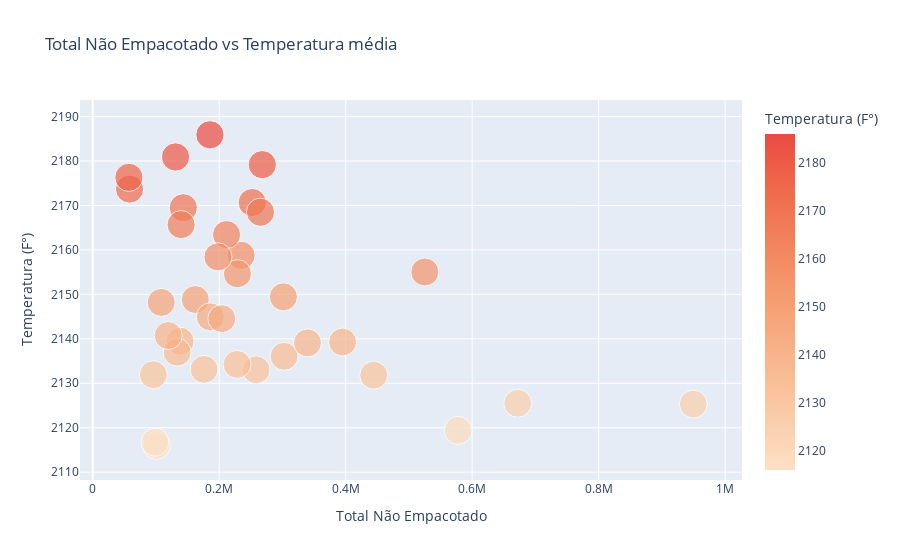
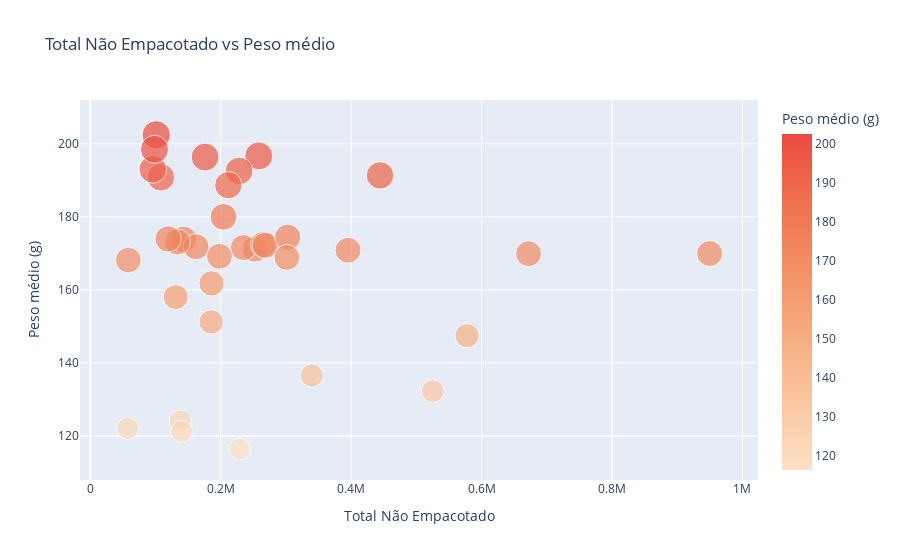
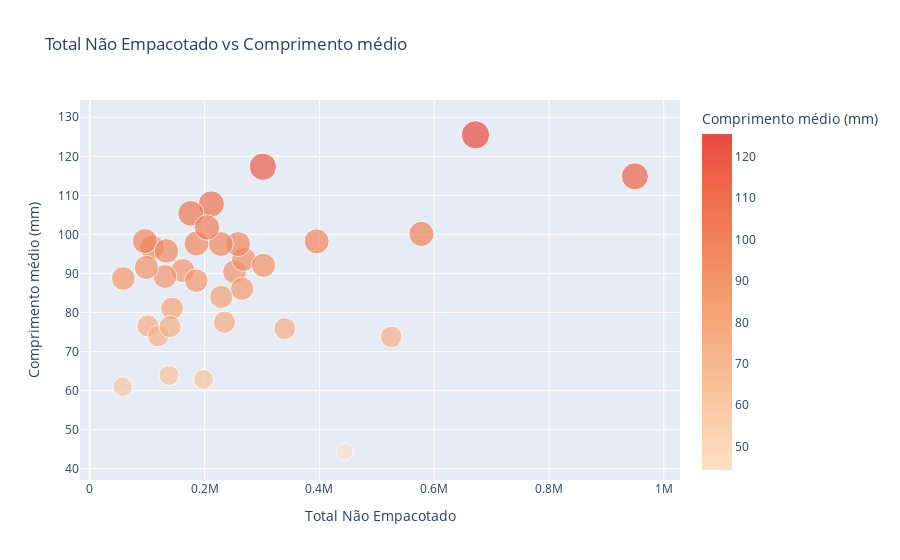
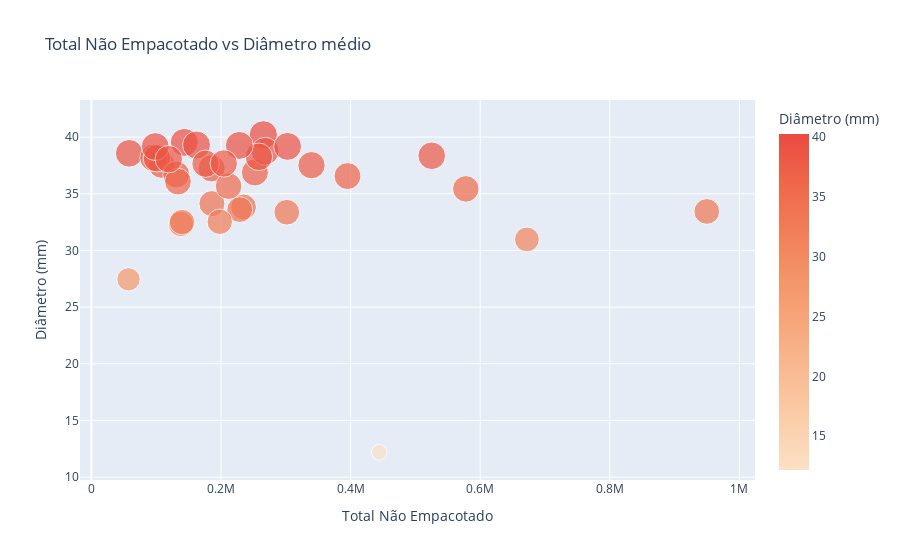

The notebook cell saved with these charts, in order:
### Markdown cell above
### Visualização

### Code cell
fig1 = px.scatter(df, 
                  x='Total Não Empacotado', 
                  y='Temperatura (F°)', 
                  title='Total Não Empacotado vs Temperatura média', 
                  color='Temperatura (F°)',  # Cor de acordo com a Temperatura
                  size='Temperatura (F°)',    # Tamanho de acordo com o Peso médio
                  color_continuous_scale='peach')  # Escala de cores personalizada
fig1.show()

fig2 = px.scatter(df, 
                  x='Total Não Empacotado', 
                  y='Peso médio (g)', 
                  title='Total Não Empacotado vs Peso médio', 
                  color='Peso médio (g)',  # Cor de acordo com a Temperatura
                  size='Peso médio (g)',    # Tamanho de acordo com o Peso médio
                  color_continuous_scale='peach')  # Escala de cores personalizada
fig2.show()

fig3 = px.scatter(df, 
                  x='Total Não Empacotado', 
                  y='Comprimento médio (mm)', 
                  title='Total Não Empacotado vs Comprimento médio', 
                  color='Comprimento médio (mm)',  # Cor de acordo com a Temperatura
                  size='Comprimento médio (mm)',    # Tamanho de acordo com o Peso médio
                  color_continuous_scale='peach')  # Escala de cores personalizada
fig3.show()

fig4 = px.scatter(df, 
                  x='Total Não Empacotado', 
                  y='Diâmetro (mm)', 
                  title='Total Não Empacotado vs Diâmetro médio', 
                  color='Diâmetro (mm)',  # Cor de acordo com a Temperatura
                  size='Diâmetro (mm)',    # Tamanho de acordo com o Peso médio
                  color_continuous_scale='peach') 

fig4.show()

fig5 = px.scatter(df, 
                  x='Total Não Empacotado', 
                  y='Área da gota (mm)', 
                  title='Total Não Empacotado vs Área da gota média', 
                  color='Área da gota (mm)',  # Cor de acordo com a Temperatura
                  size='Área da gota (mm)',    # Tamanho de acordo com o Peso médio
                  color_continuous_scale='peach')

fig5.show()

fig6 = px.scatter(df, 
                  x='Total Empacotado', 
                  y='Total de Frascos', 
                  title='Total Não Empacotado vs Total de Frascos produzidos', 
                  color='Total Empacotado',  # Cor de acordo com a Temperatura
                  size='Total Empacotado',    # Tamanho de acordo com o Peso médio
                  color_continuous_scale='peach')

fig6.show()

### Figure 1 — Plotly figure (JSON) as saved in the notebook; plotly's stock layout.template omitted (floating-point values rounded to 4 significant figures)
{"data": [{"hovertemplate": "Total Não Empacotado=%{x}<br>Temperatura (F°)=%{marker.color}<extra></extra>", "legendgroup": "", "marker": {"color": [2126.0, 2174.0, 2119.0, 2171.0, 2139.0, 2176.0, 2132.0, 2125.0, 2159.0, 2148.0, 2168.0, 2179.0, 2133.0, 2155.0, 2169.0, 2149.0, 2134.0, 2132.0, 2139.0, 2116.0, 2145.0, 2181.0, 2186.0, 2155.0, 2163.0, 2136.0, 2117.0, 2139.0, 2137, 2141.0, 2133.0, 2145.0, 2158.0, 2166.0, 2149.0], "coloraxis": "coloraxis", "size": [2126.0, 2174.0, 2119.0, 2171.0, 2139.0, 2176.0, 2132.0, 2125.0, 2159.0, 2148.0, 2168.0, 2179.0, 2133.0, 2155.0, 2169.0, 2149.0, 2134.0, 2132.0, 2139.0, 2116.0, 2145.0, 2181.0, 2186.0, 2155.0, 2163.0, 2136.0, 2117.0, 2139.0, 2137, 2141.0, 2133.0, 2145.0, 2158.0, 2166.0, 2149.0], "sizemode": "area", "sizeref": 5.465, "symbol": "circle"}, "mode": "markers", "name": "", "orientation": "v", "showlegend": false, "type": "scatter", "x": [671998, 58334, 577760, 252256, 395178, 57200, 444290, 949682, 234698, 108312, 265302, 268142, 258358, 228844, 143262, 162190, 228242, 95864, 138188, 101026, 185934, 130962, 185386, 525154, 211670, 302674, 98496, 339618, 133568, 119350, 176078, 204188, 198044, 139794, 301492], "xaxis": "x", "y": [2126.0, 2174.0, 2119.0, 2171.0, 2139.0, 2176.0, 2132.0, 2125.0, 2159.0, 2148.0, 2168.0, 2179.0, 2133.0, 2155.0, 2169.0, 2149.0, 2134.0, 2132.0, 2139.0, 2116.0, 2145.0, 2181.0, 2186.0, 2155.0, 2163.0, 2136.0, 2117.0, 2139.0, 2137, 2141.0, 2133.0, 2145.0, 2158.0, 2166.0, 2149.0], "yaxis": "y"}], "layout": {"coloraxis": {"colorbar": {"title": {"text": "Temperatura (F°)"}}, "colorscale": [[0, "rgb(253, 224, 197)"], [0.1667, "rgb(250, 203, 166)"], [0.3333, "rgb(248, 181, 139)"], [0.5, "rgb(245, 158, 114)"], [0.6667, "rgb(242, 133, 93)"], [0.8333, "rgb(239, 106, 76)"], [1, "rgb(235, 74, 64)"]]}, "legend": {"itemsizing": "constant", "tracegroupgap": 0}, "title": {"text": "Total Não Empacotado vs Temperatura média"}, "xaxis": {"anchor": "y", "domain": [0, 1], "title": {"text": "Total Não Empacotado"}}, "yaxis": {"anchor": "x", "domain": [0, 1], "title": {"text": "Temperatura (F°)"}}}}

### Figure 2 — Plotly figure (JSON) as saved in the notebook; plotly's stock layout.template omitted (floating-point values rounded to 4 significant figures)
{"data": [{"hovertemplate": "Total Não Empacotado=%{x}<br>Peso médio (g)=%{marker.color}<extra></extra>", "legendgroup": "", "marker": {"color": [169.9, 168.2, 147.5, 171.2, 170.9, 122.1, 191.4, 170.0, 171.6, 190.8, 172.4, 172.2, 196.7, 116.4, 173.9, 171.8, 192.6, 193.0, 124.1, 202.5, 161.8, 158.0, 151.2, 132.3, 188.7, 174.4, 198.5, 136.5, 173.1, 173.9, 196.4, 180, 169.2, 121.3, 168.9], "coloraxis": "coloraxis", "size": [169.9, 168.2, 147.5, 171.2, 170.9, 122.1, 191.4, 170.0, 171.6, 190.8, 172.4, 172.2, 196.7, 116.4, 173.9, 171.8, 192.6, 193.0, 124.1, 202.5, 161.8, 158.0, 151.2, 132.3, 188.7, 174.4, 198.5, 136.5, 173.1, 173.9, 196.4, 180, 169.2, 121.3, 168.9], "sizemode": "area", "sizeref": 0.5062, "symbol": "circle"}, "mode": "markers", "name": "", "orientation": "v", "showlegend": false, "type": "scatter", "x": [671998, 58334, 577760, 252256, 395178, 57200, 444290, 949682, 234698, 108312, 265302, 268142, 258358, 228844, 143262, 162190, 228242, 95864, 138188, 101026, 185934, 130962, 185386, 525154, 211670, 302674, 98496, 339618, 133568, 119350, 176078, 204188, 198044, 139794, 301492], "xaxis": "x", "y": [169.9, 168.2, 147.5, 171.2, 170.9, 122.1, 191.4, 170.0, 171.6, 190.8, 172.4, 172.2, 196.7, 116.4, 173.9, 171.8, 192.6, 193.0, 124.1, 202.5, 161.8, 158.0, 151.2, 132.3, 188.7, 174.4, 198.5, 136.5, 173.1, 173.9, 196.4, 180, 169.2, 121.3, 168.9], "yaxis": "y"}], "layout": {"coloraxis": {"colorbar": {"title": {"text": "Peso médio (g)"}}, "colorscale": [[0, "rgb(253, 224, 197)"], [0.1667, "rgb(250, 203, 166)"], [0.3333, "rgb(248, 181, 139)"], [0.5, "rgb(245, 158, 114)"], [0.6667, "rgb(242, 133, 93)"], [0.8333, "rgb(239, 106, 76)"], [1, "rgb(235, 74, 64)"]]}, "legend": {"itemsizing": "constant", "tracegroupgap": 0}, "title": {"text": "Total Não Empacotado vs Peso médio"}, "xaxis": {"anchor": "y", "domain": [0, 1], "title": {"text": "Total Não Empacotado"}}, "yaxis": {"anchor": "x", "domain": [0, 1], "title": {"text": "Peso médio (g)"}}}}

### Figure 3 — Plotly figure (JSON) as saved in the notebook; plotly's stock layout.template omitted (floating-point values rounded to 4 significant figures)
{"data": [{"hovertemplate": "Total Não Empacotado=%{x}<br>Comprimento médio (mm)=%{marker.color}<extra></extra>", "legendgroup": "", "marker": {"color": [125.5, 88.73, 100.1, 90.4, 98.23, 61, 44.37, 114.9, 77.51, 96.67, 86.08, 93.64, 97.51, 84, 81.03, 90.74, 97.54, 98.28, 63.9, 76.57, 97.67, 89.23, 88.16, 73.79, 107.8, 92.07, 91.56, 75.85, 95.77, 74, 105.4, 101.8, 62.87, 76.4, 117.3], "coloraxis": "coloraxis", "size": [125.5, 88.73, 100.1, 90.4, 98.23, 61, 44.37, 114.9, 77.51, 96.67, 86.08, 93.64, 97.51, 84, 81.03, 90.74, 97.54, 98.28, 63.9, 76.57, 97.67, 89.23, 88.16, 73.79, 107.8, 92.07, 91.56, 75.85, 95.77, 74, 105.4, 101.8, 62.87, 76.4, 117.3], "sizemode": "area", "sizeref": 0.3138, "symbol": "circle"}, "mode": "markers", "name": "", "orientation": "v", "showlegend": false, "type": "scatter", "x": [671998, 58334, 577760, 252256, 395178, 57200, 444290, 949682, 234698, 108312, 265302, 268142, 258358, 228844, 143262, 162190, 228242, 95864, 138188, 101026, 185934, 130962, 185386, 525154, 211670, 302674, 98496, 339618, 133568, 119350, 176078, 204188, 198044, 139794, 301492], "xaxis": "x", "y": [125.5, 88.73, 100.1, 90.4, 98.23, 61, 44.37, 114.9, 77.51, 96.67, 86.08, 93.64, 97.51, 84, 81.03, 90.74, 97.54, 98.28, 63.9, 76.57, 97.67, 89.23, 88.16, 73.79, 107.8, 92.07, 91.56, 75.85, 95.77, 74, 105.4, 101.8, 62.87, 76.4, 117.3], "yaxis": "y"}], "layout": {"coloraxis": {"colorbar": {"title": {"text": "Comprimento médio (mm)"}}, "colorscale": [[0, "rgb(253, 224, 197)"], [0.1667, "rgb(250, 203, 166)"], [0.3333, "rgb(248, 181, 139)"], [0.5, "rgb(245, 158, 114)"], [0.6667, "rgb(242, 133, 93)"], [0.8333, "rgb(239, 106, 76)"], [1, "rgb(235, 74, 64)"]]}, "legend": {"itemsizing": "constant", "tracegroupgap": 0}, "title": {"text": "Total Não Empacotado vs Comprimento médio"}, "xaxis": {"anchor": "y", "domain": [0, 1], "title": {"text": "Total Não Empacotado"}}, "yaxis": {"anchor": "x", "domain": [0, 1], "title": {"text": "Comprimento médio (mm)"}}}}

### Figure 4 — Plotly figure (JSON) as saved in the notebook; plotly's stock layout.template omitted (floating-point values rounded to 4 significant figures)
{"data": [{"hovertemplate": "Total Não Empacotado=%{x}<br>Diâmetro (mm)=%{marker.color}<extra></extra>", "legendgroup": "", "marker": {"color": [30.97, 38.57, 35.43, 36.88, 36.56, 27.45, 12.19, 33.44, 33.83, 37.57, 40.2, 38.75, 38.26, 33.6, 39.53, 39.3, 39.26, 38.17, 32.33, 38.13, 34.13, 36.7, 37.24, 38.35, 35.67, 39.18, 39.16, 37.52, 36.07, 38.05, 37.65, 37.67, 32.53, 32.5, 33.37], "coloraxis": "coloraxis", "size": [30.97, 38.57, 35.43, 36.88, 36.56, 27.45, 12.19, 33.44, 33.83, 37.57, 40.2, 38.75, 38.26, 33.6, 39.53, 39.3, 39.26, 38.17, 32.33, 38.13, 34.13, 36.7, 37.24, 38.35, 35.67, 39.18, 39.16, 37.52, 36.07, 38.05, 37.65, 37.67, 32.53, 32.5, 33.37], "sizemode": "area", "sizeref": 0.1005, "symbol": "circle"}, "mode": "markers", "name": "", "orientation": "v", "showlegend": false, "type": "scatter", "x": [671998, 58334, 577760, 252256, 395178, 57200, 444290, 949682, 234698, 108312, 265302, 268142, 258358, 228844, 143262, 162190, 228242, 95864, 138188, 101026, 185934, 130962, 185386, 525154, 211670, 302674, 98496, 339618, 133568, 119350, 176078, 204188, 198044, 139794, 301492], "xaxis": "x", "y": [30.97, 38.57, 35.43, 36.88, 36.56, 27.45, 12.19, 33.44, 33.83, 37.57, 40.2, 38.75, 38.26, 33.6, 39.53, 39.3, 39.26, 38.17, 32.33, 38.13, 34.13, 36.7, 37.24, 38.35, 35.67, 39.18, 39.16, 37.52, 36.07, 38.05, 37.65, 37.67, 32.53, 32.5, 33.37], "yaxis": "y"}], "layout": {"coloraxis": {"colorbar": {"title": {"text": "Diâmetro (mm)"}}, "colorscale": [[0, "rgb(253, 224, 197)"], [0.1667, "rgb(250, 203, 166)"], [0.3333, "rgb(248, 181, 139)"], [0.5, "rgb(245, 158, 114)"], [0.6667, "rgb(242, 133, 93)"], [0.8333, "rgb(239, 106, 76)"], [1, "rgb(235, 74, 64)"]]}, "legend": {"itemsizing": "constant", "tracegroupgap": 0}, "title": {"text": "Total Não Empacotado vs Diâmetro médio"}, "xaxis": {"anchor": "y", "domain": [0, 1], "title": {"text": "Total Não Empacotado"}}, "yaxis": {"anchor": "x", "domain": [0, 1], "title": {"text": "Diâmetro (mm)"}}}}
